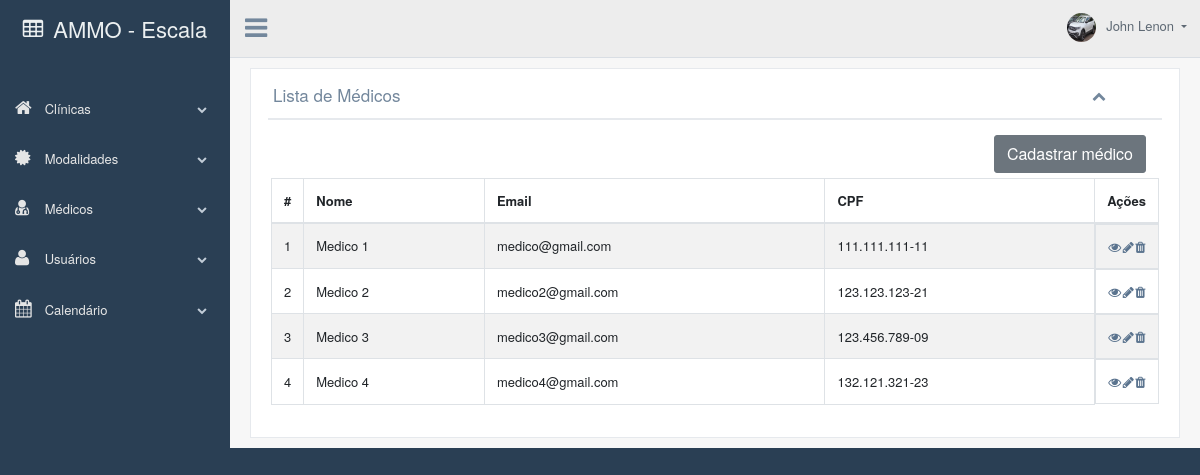
Screenshot of /listaMedicos.php (signed in) with the database file from the repository.
### tables this page shows
CREATE TABLE `medicos` (
  `id` int(11) NOT NULL,
  `nome` varchar(255) NOT NULL,
  `email` varchar(255) NOT NULL,
  `cpf` varchar(14) NOT NULL,
  `senha` varchar(255) NOT NULL,
  `cor` varchar(255) NOT NULL
);

### listaMedicos.php (the view, shortened to what this page needs)
<!DOCTYPE html>
<html lang="pt-br">
<head>
    <?php include("links.php"); ?>
</head>
<body class="nav-md">
    <div class="container body">
        <div class="main_container">
            <div class="col-md-3 left_col">
                <div class="left_col scroll-view">
                    <?php include("estrutura/barra_lateral.php"); ?>
                </div>
            </div>
            <?php include("estrutura/cabecalho.php"); ?>
            <div class="right_col" role="main">
                <div class="row">
                    <div class="col-md-12 col-sm-12">
                        <div class="x_panel">
                            <div class="x_title">
                                <h2>Lista de Médicos</h2>
                                <ul class="nav navbar-right panel_toolbox">
                                    <li><a class="collapse-link"><i class="fa fa-chevron-up"></i></a>
                                    </li>
                                </ul>
                                <div class="clearfix"></div>
                            </div>
                            <div class="x_content">
                                <div class="d-flex justify-content-end mr-2"><a href="cadastroMedicos.php" class='btn btn-secondary'>Cadastrar médico</a></div>
                                <div class="card-box table-responsive">
                                    <table id="datatable-responsive" class="table table-striped table-bordered dt-responsive nowrap compact" cellspacing="0" width="100%">
                                        <thead>
                                            <tr>
                                                <th style="width: 0px">#</th>
                                                <th>Nome</th>
                                                <th>Email</th>
                                                <th>CPF</th>
                                                <th style="width: 0px">Ações</th>
                                            </tr>
                                        </thead>
                                        <tbody>
                                            <?php
                                            $medicos = $mysqli->query("SELECT * FROM medicos");
                                            $i = 0;
                                            foreach ($medicos as $medicos) :
                                            ?>
                                                <tr>
                                                    <td class="align-middle" scope="row"><?php echo ++$i; ?></td>
                                                    <td class="align-middle"><?php echo $medicos['nome']; ?></td>
                                                    <td class="align-middle"><?php echo $medicos['email']; ?></td>
                                                    <td class="align-middle"><?php echo $medicos['cpf']; ?></td>
                                                    <td class="align-middle d-flex justify-content-between">
                                                        <form style="margin: 0px;" action="detalhesMedicos.php?id=<?php echo $medicos['id'] ?>" method="POST">
                                                            <a href="javascript:void(0);" onclick="submitForm(this);" class="fa fa-eye" style="border:none; background-color:transparent;"></a>
                                                        </form>
                                                        <div>
                                                            <a href="editarCadastros.php?medico=<?php echo $medicos['id'] ?>" class='fa fa-pencil'></a>
                                                        </div>
                                                        <div>
                                                            <a href="javascript:void(0);" id="<?php echo $medicos['id'] ?>" onclick="encaminharId(this)" data-toggle="modal" data-target=".bs-example-modal-lg" class='fa fa-trash'></a>
                                                        </div>
                                                    </td>
                                                </tr>
                                            <?php
                                            endforeach;
                                            ?>
                                        </tbody>
                                    </table>
                                </div>
                            </div>
                        </div>
                    </div>
                </div>
            </div>
        </div>
    </div>
</body>
</html>

### rows the page displays
medicos: nome "Medico 1", email "medico@gmail.com", cpf "111.111.111-11"
medicos: nome "Medico 2", email "medico2@gmail.com", cpf "123.123.123-21"
medicos: nome "Medico 3", email "medico3@gmail.com", cpf "123.456.789-09"
medicos: nome "Medico 4", email "medico4@gmail.com", cpf "132.121.321-23"

### other values shown
$_SESSION['nome'] "John Lenon"
